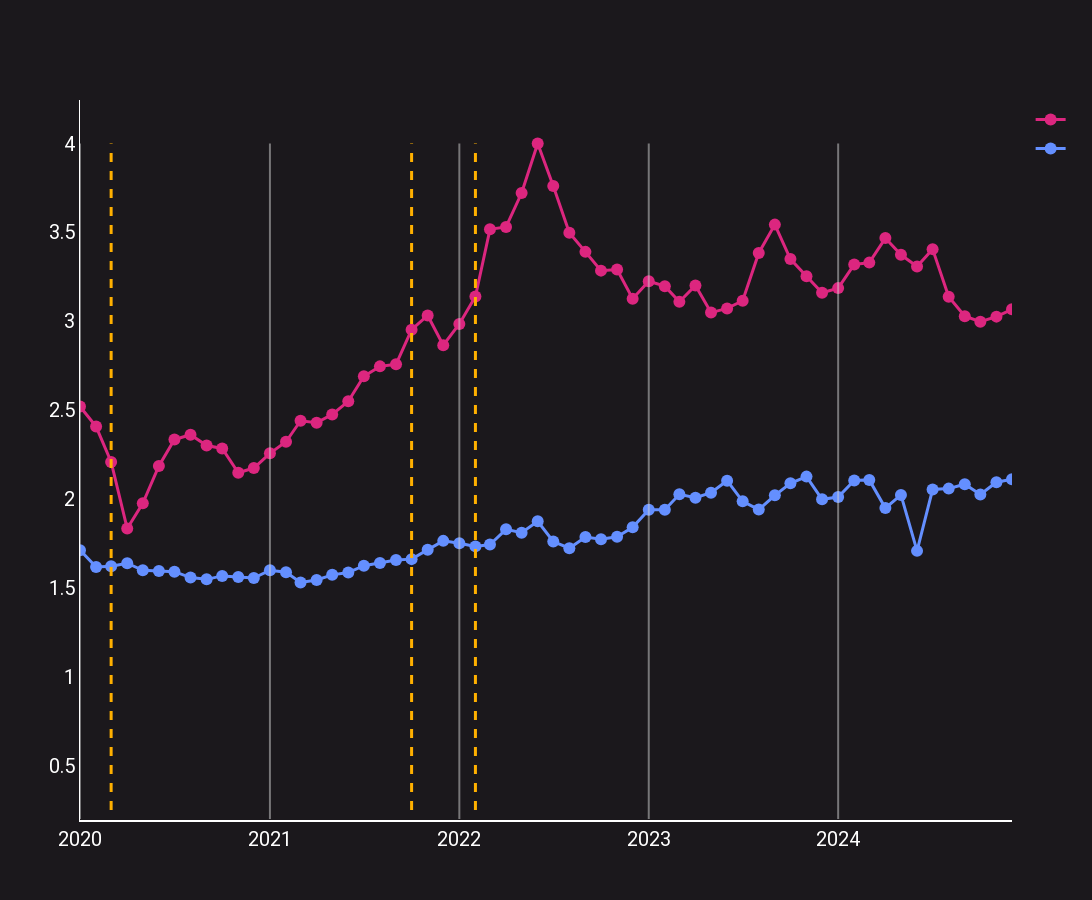

Notebook source saved alongside this figure:
### Markdown cell above
Nutshell plot

### Code cell
def graph_REAL_nutshell_plot(km_l: float, km_kwh: float, kwh_consumption: int):
    ## 18, 7, 300, 40
    nutshell_df = make_comparison_dataframe(km_l, km_kwh, kwh_consumption)

    gas_color = '#dc267f'  # Red
    electricity_color = '#648fff'  # Blue
    vline_color = '#ffb000'
    text_color = '#FFFFFF'
    bg_color = '#1B181C'

    fig = go.Figure()
    fig.update_layout(width=1600,height=900)
    fig.update_layout(
        font=dict(
            color=text_color,
            family="Roboto",
            size=20,
        )
    )

    line_width = 3

    ## vertical lines
    luzon_lockdown = datetime(2020, 3, 1)
    lockdown_reduced = datetime(2021, 10, 1)
    ukraine_invasion = datetime(2022, 2, 1)
    erc_order = datetime(2024, 6, 1)
    y_val = max(max(nutshell_df['Gas cost/km']), max(nutshell_df['Electricity cost/km']))
    fig.update_layout(
        shapes=[
            dict(
                type="line",
                x0=luzon_lockdown,
                x1=luzon_lockdown,
                y1=y_val,
                line=dict(color=vline_color, width=line_width, dash="dash")
            ),
            dict(
                type="line",
                x0=lockdown_reduced,
                x1=lockdown_reduced,
                y1=y_val,
                line=dict(color=vline_color, width=line_width, dash="dash")
            ),
            dict(
                type="line",
                x0=ukraine_invasion,
                x1=ukraine_invasion,
                y1=y_val,
                line=dict(color=vline_color, width=line_width, dash="dash")
            ),
        ],
    )

    # Add Gas line plot
    fig.add_trace(go.Scatter(
        x=nutshell_df['Date'],
        y=nutshell_df['Gas cost/km'],
        mode='lines+markers',
        line=dict(color=gas_color, width=3),
        marker=dict(size=12),
        name='',
    ))

    fig.add_trace(go.Scatter(
        x=nutshell_df['Date'],
        y=nutshell_df['Electricity cost/km'],
        mode='lines+markers',
        line=dict(color=electricity_color, width=3),
        marker=dict(size=12),
        name='',
    ))
    
    fig.update_layout(
        title={
            'text': "",
            'y':0.95,
            'x':0.5,
            'xanchor': 'center',
            'font': dict(size=18)
        },
        xaxis=dict(
            title="Date",
            range=[nutshell_df['Date'].min(), nutshell_df['Date'].max()],
            tickformat="%Y",
            dtick="M12",  # Yearly ticks
            showgrid=False,
            showline=True,
            linecolor='white',
            linewidth=2,
        ),
        yaxis=dict(
            title="Cost per km (PHP)",
            showgrid=False,
            showline=True,
            linecolor='white',
        ),
        plot_bgcolor=bg_color,
        paper_bgcolor=bg_color,
        xaxis_title="",
        yaxis_title="",
        hovermode="x unified",
    )

    for date in nutshell_df['Date']:
        month = date.month
        if month != 1:
            continue
        gas_cost = nutshell_df.loc[nutshell_df['Date'] == date]['Gas cost/km']
        elec_cost = nutshell_df.loc[nutshell_df['Date'] == date]['Electricity cost/km']
        
        #val = max(elec_cost.iloc[0], gas_cost.iloc[0])
        fig.add_shape(
            go.layout.Shape(
                type="line",
                x0=date, y0=0.2,  # Start at the x-axis (y=0)
                x1=date, y1=y_val,  # End at the data point
                xref="x", yref="y",
                line=dict(color="rgba(211, 211, 211, 0.5)", width=2)
            )
        )

    # Show the plot
    fig.show()

graph_REAL_nutshell_plot(20.42, 6.23, 1000)

### Figure 1 — Plotly figure (JSON) as saved in the notebook; plotly's stock layout.template omitted (floating-point values rounded to 4 significant figures)
{"data": [{"line": {"color": "#dc267f", "width": 3}, "marker": {"size": 12}, "mode": "lines+markers", "name": "", "type": "scatter", "x": ["2020-01-01T00:00:00", "2020-02-01T00:00:00", "2020-03-01T00:00:00", "2020-04-01T00:00:00", "2020-05-01T00:00:00", "2020-06-01T00:00:00", "2020-07-01T00:00:00", "2020-08-01T00:00:00", "2020-09-01T00:00:00", "2020-10-01T00:00:00", "2020-11-01T00:00:00", "2020-12-01T00:00:00", "2021-01-01T00:00:00", "2021-02-01T00:00:00", "2021-03-01T00:00:00", "2021-04-01T00:00:00", "2021-05-01T00:00:00", "2021-06-01T00:00:00", "2021-07-01T00:00:00", "2021-08-01T00:00:00", "2021-09-01T00:00:00", "2021-10-01T00:00:00", "2021-11-01T00:00:00", "2021-12-01T00:00:00", "2022-01-01T00:00:00", "2022-02-01T00:00:00", "2022-03-01T00:00:00", "2022-04-01T00:00:00", "2022-05-01T00:00:00", "2022-06-01T00:00:00", "2022-07-01T00:00:00", "2022-08-01T00:00:00", "2022-09-01T00:00:00", "2022-10-01T00:00:00", "2022-11-01T00:00:00", "2022-12-01T00:00:00", "2023-01-01T00:00:00", "2023-02-01T00:00:00", "2023-03-01T00:00:00", "2023-04-01T00:00:00", "2023-05-01T00:00:00", "2023-06-01T00:00:00", "2023-07-01T00:00:00", "2023-08-01T00:00:00", "2023-09-01T00:00:00", "2023-10-01T00:00:00", "2023-11-01T00:00:00", "2023-12-01T00:00:00", "2024-01-01T00:00:00", "2024-02-01T00:00:00", "2024-03-01T00:00:00", "2024-04-01T00:00:00", "2024-05-01T00:00:00", "2024-06-01T00:00:00", "2024-07-01T00:00:00", "2024-08-01T00:00:00", "2024-09-01T00:00:00", "2024-10-01T00:00:00", "2024-11-01T00:00:00", "2024-12-01T00:00:00"], "y": [2.521, 2.408, 2.209, 1.834, 1.976, 2.186, 2.335, 2.362, 2.301, 2.285, 2.148, 2.175, 2.257, 2.322, 2.44, 2.429, 2.476, 2.55, 2.691, 2.747, 2.758, 2.953, 3.033, 2.866, 2.986, 3.14, 3.518, 3.531, 3.722, 4.0, 3.761, 3.498, 3.391, 3.285, 3.291, 3.128, 3.225, 3.198, 3.109, 3.201, 3.049, 3.073, 3.116, 3.385, 3.544, 3.35, 3.253, 3.161, 3.187, 3.32, 3.33, 3.468, 3.374, 3.308, 3.406, 3.138, 3.029, 2.998, 3.026, 3.068]}, {"line": {"color": "#648fff", "width": 3}, "marker": {"size": 12}, "mode": "lines+markers", "name": "", "type": "scatter", "x": ["2020-01-01T00:00:00", "2020-02-01T00:00:00", "2020-03-01T00:00:00", "2020-04-01T00:00:00", "2020-05-01T00:00:00", "2020-06-01T00:00:00", "2020-07-01T00:00:00", "2020-08-01T00:00:00", "2020-09-01T00:00:00", "2020-10-01T00:00:00", "2020-11-01T00:00:00", "2020-12-01T00:00:00", "2021-01-01T00:00:00", "2021-02-01T00:00:00", "2021-03-01T00:00:00", "2021-04-01T00:00:00", "2021-05-01T00:00:00", "2021-06-01T00:00:00", "2021-07-01T00:00:00", "2021-08-01T00:00:00", "2021-09-01T00:00:00", "2021-10-01T00:00:00", "2021-11-01T00:00:00", "2021-12-01T00:00:00", "2022-01-01T00:00:00", "2022-02-01T00:00:00", "2022-03-01T00:00:00", "2022-04-01T00:00:00", "2022-05-01T00:00:00", "2022-06-01T00:00:00", "2022-07-01T00:00:00", "2022-08-01T00:00:00", "2022-09-01T00:00:00", "2022-10-01T00:00:00", "2022-11-01T00:00:00", "2022-12-01T00:00:00", "2023-01-01T00:00:00", "2023-02-01T00:00:00", "2023-03-01T00:00:00", "2023-04-01T00:00:00", "2023-05-01T00:00:00", "2023-06-01T00:00:00", "2023-07-01T00:00:00", "2023-08-01T00:00:00", "2023-09-01T00:00:00", "2023-10-01T00:00:00", "2023-11-01T00:00:00", "2023-12-01T00:00:00", "2024-01-01T00:00:00", "2024-02-01T00:00:00", "2024-03-01T00:00:00", "2024-04-01T00:00:00", "2024-05-01T00:00:00", "2024-06-01T00:00:00", "2024-07-01T00:00:00", "2024-08-01T00:00:00", "2024-09-01T00:00:00", "2024-10-01T00:00:00", "2024-11-01T00:00:00", "2024-12-01T00:00:00"], "y": [1.713, 1.618, 1.622, 1.639, 1.599, 1.596, 1.591, 1.558, 1.548, 1.568, 1.561, 1.556, 1.6, 1.589, 1.531, 1.545, 1.574, 1.586, 1.625, 1.641, 1.658, 1.662, 1.714, 1.765, 1.752, 1.734, 1.744, 1.83, 1.811, 1.875, 1.761, 1.724, 1.786, 1.775, 1.788, 1.841, 1.94, 1.939, 2.027, 2.008, 2.036, 2.103, 1.988, 1.941, 2.021, 2.089, 2.126, 1.999, 2.011, 2.104, 2.108, 1.949, 2.023, 1.709, 2.054, 2.059, 2.084, 2.026, 2.094, 2.111]}], "layout": {"font": {"color": "#FFFFFF", "family": "Roboto", "size": 20}, "height": 900, "hovermode": "x unified", "paper_bgcolor": "#1B181C", "plot_bgcolor": "#1B181C", "shapes": [{"line": {"color": "#ffb000", "dash": "dash", "width": 3}, "type": "line", "x0": "2020-03-01T00:00:00", "x1": "2020-03-01T00:00:00", "y1": 4.0}, {"line": {"color": "#ffb000", "dash": "dash", "width": 3}, "type": "line", "x0": "2021-10-01T00:00:00", "x1": "2021-10-01T00:00:00", "y1": 4.0}, {"line": {"color": "#ffb000", "dash": "dash", "width": 3}, "type": "line", "x0": "2022-02-01T00:00:00", "x1": "2022-02-01T00:00:00", "y1": 4.0}, {"line": {"color": "rgba(211, 211, 211, 0.5)", "width": 2}, "type": "line", "x0": "2020-01-01T00:00:00", "x1": "2020-01-01T00:00:00", "xref": "x", "y0": 0.2, "y1": 4.0, "yref": "y"}, {"line": {"color": "rgba(211, 211, 211, 0.5)", "width": 2}, "type": "line", "x0": "2021-01-01T00:00:00", "x1": "2021-01-01T00:00:00", "xref": "x", "y0": 0.2, "y1": 4.0, "yref": "y"}, {"line": {"color": "rgba(211, 211, 211, 0.5)", "width": 2}, "type": "line", "x0": "2022-01-01T00:00:00", "x1": "2022-01-01T00:00:00", "xref": "x", "y0": 0.2, "y1": 4.0, "yref": "y"}, {"line": {"color": "rgba(211, 211, 211, 0.5)", "width": 2}, "type": "line", "x0": "2023-01-01T00:00:00", "x1": "2023-01-01T00:00:00", "xref": "x", "y0": 0.2, "y1": 4.0, "yref": "y"}, {"line": {"color": "rgba(211, 211, 211, 0.5)", "width": 2}, "type": "line", "x0": "2024-01-01T00:00:00", "x1": "2024-01-01T00:00:00", "xref": "x", "y0": 0.2, "y1": 4.0, "yref": "y"}], "title": {"font": {"size": 18}, "text": "", "x": 0.5, "xanchor": "center", "y": 0.95}, "width": 1600, "xaxis": {"dtick": "M12", "linecolor": "white", "linewidth": 2, "range": ["2020-01-01T00:00:00", "2024-12-01T00:00:00"], "showgrid": false, "showline": true, "tickformat": "%Y", "title": {"text": ""}}, "yaxis": {"linecolor": "white", "showgrid": false, "showline": true, "title": {"text": ""}}}}
